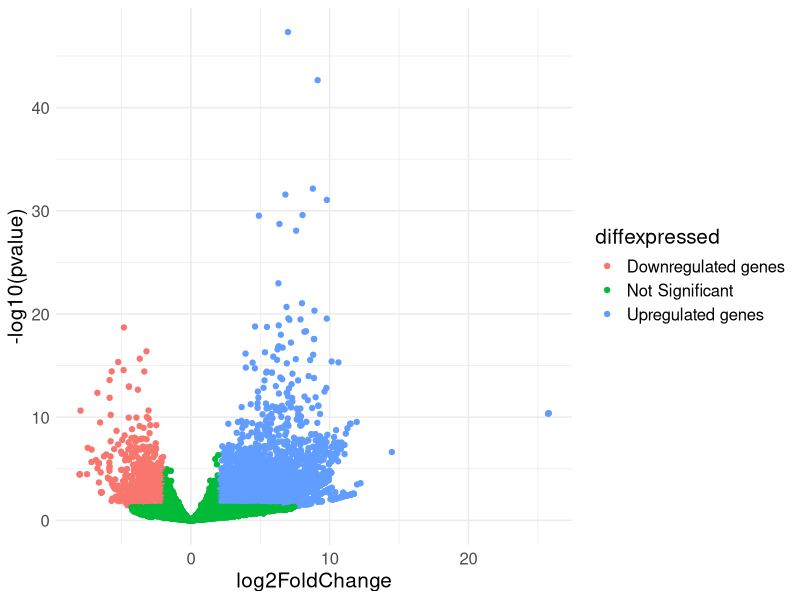

This figure's R source:
## ---- chunk 1
knitr::opts_chunk$set(echo = TRUE)
## ---- chunk 2
library(readr)
library(dplyr)
library(ggplot2)
library(readxl)
## ---- chunk 3
# import data
expression <- read.csv("source data/expression-data.csv")
## ---- chunk 4
# define filter parameter
deg_pval <- 0.05 # max p value to define DEGs
deg_logFC <- 2 # min log fc value 

## ---- chunk 5
expression$diffexpressed <- "Not Significant"
expression$diffexpressed[expression$log2FoldChange  > deg_logFC  & expression$pvalue < deg_pval ] <- "Upregulated genes"
expression$diffexpressed[expression$log2FoldChange  < -deg_logFC & expression$pvalue < deg_pval] <- "Downregulated genes"
## ---- chunk 6
# Count the number of each type
gene_counts <- table(expression$diffexpressed)

# Print the counts
print(gene_counts)
## ---- chunk 7
ggplot(data=expression, aes(x=log2FoldChange, y=-log10(pvalue), col=diffexpressed)) +
  geom_point() + theme_minimal() + theme(text = element_text(size = 15))
